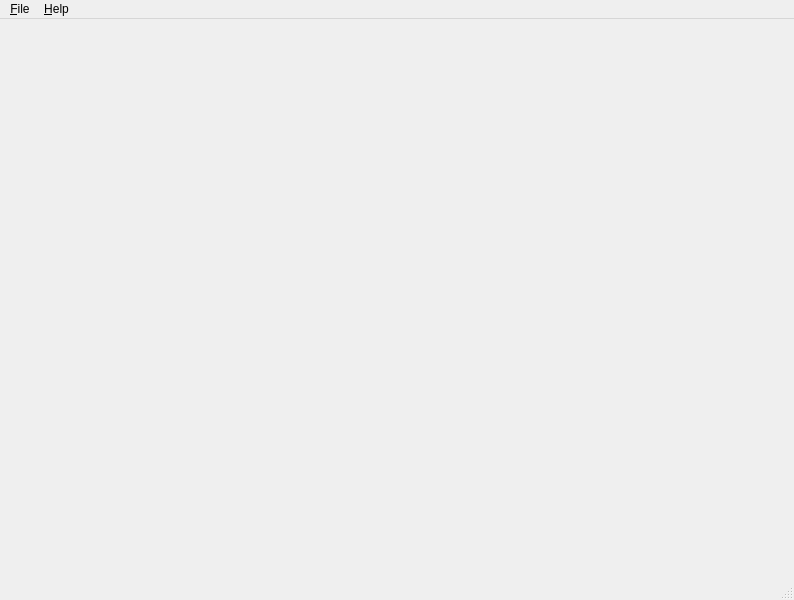
<?xml version="1.0" encoding="UTF-8"?>
<ui version="4.0">
 <class>SimpleView</class>
 <widget class="QMainWindow" name="SimpleView">
  <property name="geometry">
   <rect>
    <x>0</x>
    <y>0</y>
    <width>794</width>
    <height>600</height>
   </rect>
  </property>
  <property name="sizePolicy">
   <sizepolicy hsizetype="Expanding" vsizetype="Expanding">
    <horstretch>0</horstretch>
    <verstretch>0</verstretch>
   </sizepolicy>
  </property>
  <property name="windowTitle">
   <string>Ocean Floor Visualizer</string>
  </property>
  <widget class="QWidget" name="centralwidget">
   <widget class="QVTKWidget" name="qvtkWidget">
    <property name="geometry">
     <rect>
      <x>0</x>
      <y>0</y>
      <width>800</width>
      <height>600</height>
     </rect>
    </property>
   </widget>
  </widget>
  <widget class="QMenuBar" name="menuBar">
   <property name="geometry">
    <rect>
     <x>0</x>
     <y>0</y>
     <width>794</width>
     <height>25</height>
    </rect>
   </property>
   <widget class="QMenu" name="menu_File">
    <property name="title">
     <string>&amp;File</string>
    </property>
    <addaction name="action_Connect"/>
    <addaction name="action_Quit"/>
   </widget>
   <widget class="QMenu" name="menu_Help">
    <property name="title">
     <string>&amp;Help</string>
    </property>
    <addaction name="action_About"/>
   </widget>
   <addaction name="menu_File"/>
   <addaction name="menu_Help"/>
  </widget>
  <widget class="QStatusBar" name="statusBar"/>
  <action name="actionOpenFile">
   <property name="enabled">
    <bool>true</bool>
   </property>
   <property name="text">
    <string>Open File...</string>
   </property>
  </action>
  <action name="actionExit">
   <property name="text">
    <string>Exit</string>
   </property>
  </action>
  <action name="actionPrint">
   <property name="text">
    <string>Print</string>
   </property>
  </action>
  <action name="actionHelp">
   <property name="text">
    <string>Help</string>
   </property>
  </action>
  <action name="actionSave">
   <property name="text">
    <string>Save</string>
   </property>
  </action>
  <action name="action_Connect">
   <property name="text">
    <string>&amp;Connect</string>
   </property>
  </action>
  <action name="action_Quit">
   <property name="text">
    <string>&amp;Quit</string>
   </property>
  </action>
  <action name="action_About">
   <property name="text">
    <string>&amp;About</string>
   </property>
  </action>
 </widget>
 <customwidgets>
  <customwidget>
   <class>QVTKWidget</class>
   <extends>QWidget</extends>
   <header>QVTKWidget.h</header>
  </customwidget>
 </customwidgets>
 <resources/>
 <connections/>
</ui>
